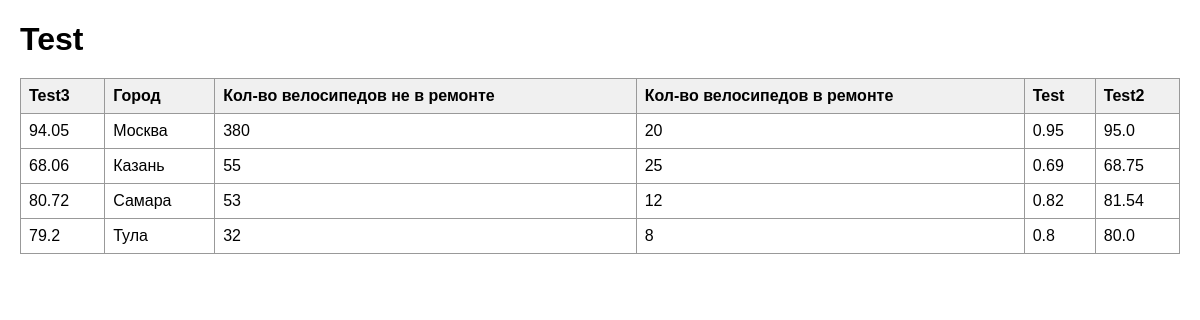
The page /view/test on the database its author committed.
### tables this page shows
CREATE TABLE views (
            id INTEGER PRIMARY KEY AUTOINCREMENT,
            name TEXT NOT NULL,
            slug TEXT NOT NULL UNIQUE,
            file_name TEXT NOT NULL
        );

CREATE TABLE computed_columns (
            id INTEGER PRIMARY KEY AUTOINCREMENT,
            view_id INTEGER NOT NULL,
            column_name TEXT NOT NULL,
            formula TEXT NOT NULL,
            is_visible INTEGER NOT NULL DEFAULT 1,
            sort_order INTEGER NOT NULL DEFAULT 1000,
            FOREIGN KEY(view_id) REFERENCES views(id)
        );

CREATE TABLE view_columns (
            id INTEGER PRIMARY KEY AUTOINCREMENT,
            view_id INTEGER NOT NULL,
            source_column_name TEXT NOT NULL,
            display_name TEXT NOT NULL,
            is_visible INTEGER NOT NULL DEFAULT 1,
            sort_order INTEGER NOT NULL DEFAULT 0,
            FOREIGN KEY(view_id) REFERENCES views(id)
        );

### app/main.py (the view)
@app.get("/view/{slug}", response_class=HTMLResponse)
async def public_view(request: Request, slug: str):
    view_obj = get_view_by_slug(slug)
    if not view_obj:
        raise HTTPException(status_code=404, detail="View not found")
    df = build_view_dataframe(view_obj)
    return templates.TemplateResponse(
        request=request,
        name="public_view.html",
        context={
            "view_obj": view_obj,
            "columns": df.columns.tolist(),
            "rows": df.to_dict(orient="records"),
        }
    )

### templates/public_view.html (shortened to what this page needs)
<!DOCTYPE html>
<html lang="ru">
<head>
</head>
<body>
    <h1>{{ view_obj.name }}</h1>
    <div class="table-wrap">
        <table>
            <thead>
                <tr>
                    {% for col in columns %}
                    <th>{{ col }}</th>
                    {% endfor %}
                </tr>
            </thead>
            <tbody>
                {% for row in rows %}
                <tr>
                    {% for col in columns %}
                    <td>{{ row.get(col, "") }}</td>
                    {% endfor %}
                </tr>
                {% endfor %}
            </tbody>
        </table>
    </div>
</body>
</html>

### templates/public_view.html (style rules this page uses)
body { font-family: Arial, sans-serif; margin: 20px; }
h1 { margin-bottom: 20px; }
table { border-collapse: collapse; width: 100%; }
th, td { border: 1px solid #999; padding: 8px; text-align: left; }
th { background: #f0f0f0; }
.table-wrap { max-height: 800px; overflow: auto; }

### rows shown on the page
views: name "Test"
computed_columns: column_name "Test3", get "94.05", get "68.06", get "80.72", get "79.2"
view_columns: display_name "Город", get "Москва", get "Казань", get "Самара", get "Тула"
computed_columns: column_name "Кол-во велосипедов не в ремонте", get "380", get "55", get "53", get "32"
view_columns: display_name "Кол-во велосипедов в ремонте", get "20", get "25", get "12", get "8"
computed_columns: column_name "Test", get "0.95", get "0.69", get "0.82", get "0.8"
computed_columns: column_name "Test2", get "95.0", get "68.75", get "81.54", get "80.0"
